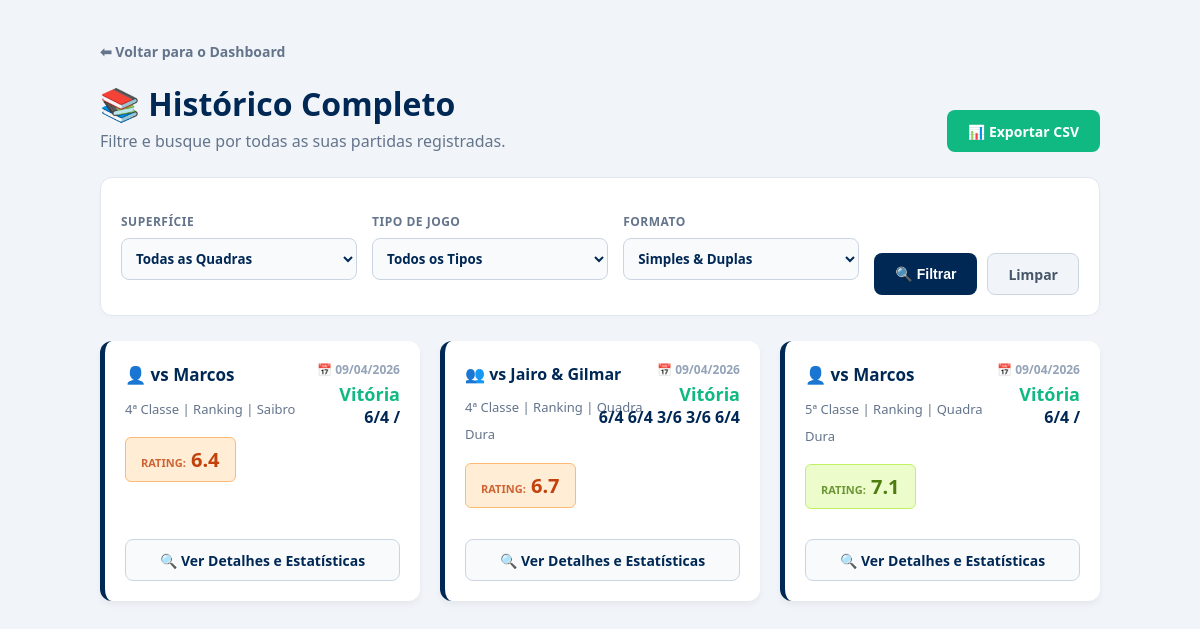
Before: /history with the older database file.
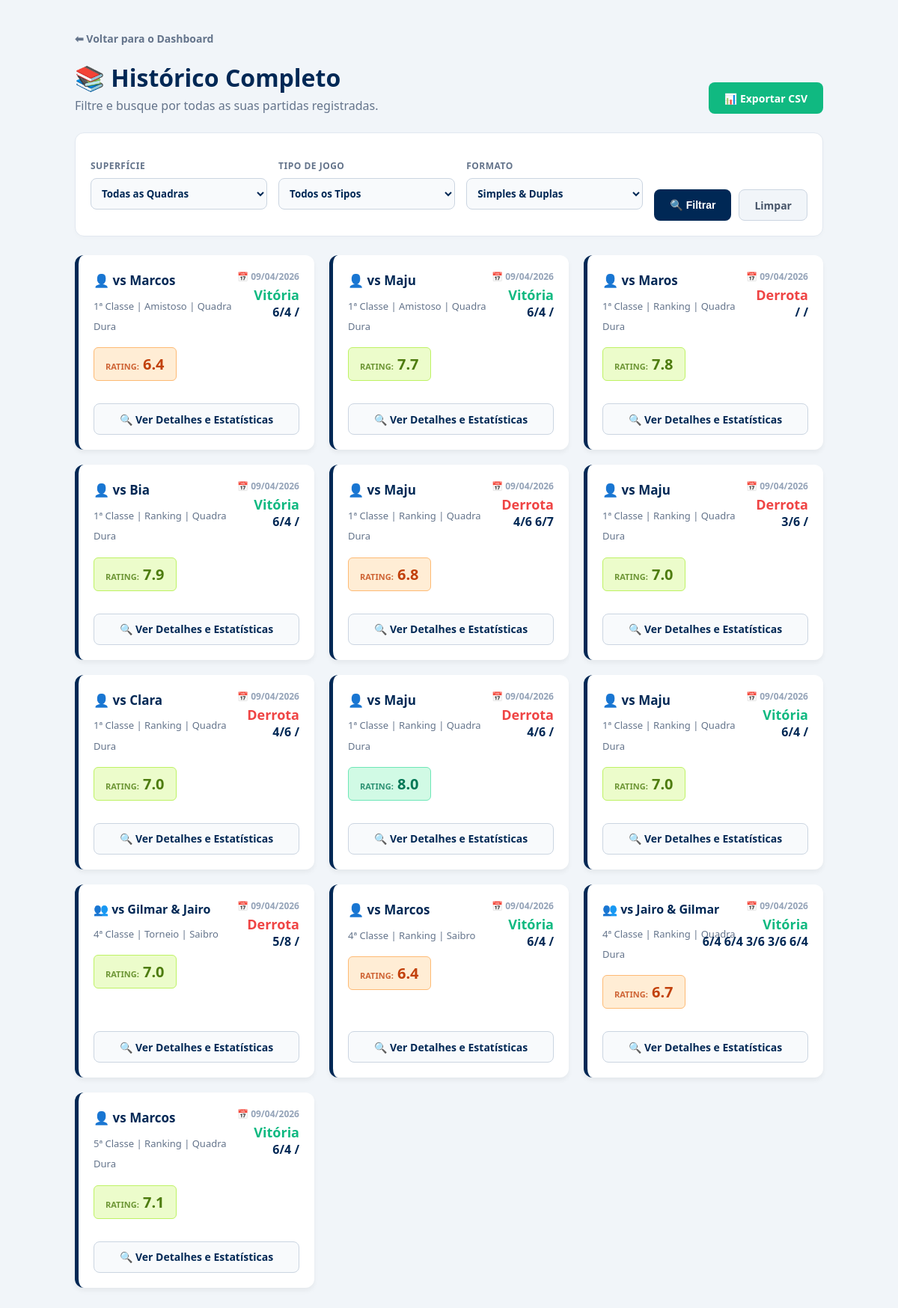
After: the same page with the newer database file.
### tables this page shows
CREATE TABLE matches (
        id INTEGER PRIMARY KEY AUTOINCREMENT,
        opponent TEXT,
        categoria TEXT,
        match_type TEXT, 
        surface TEXT,
        result TEXT,
        score TEXT,
        match_format TEXT,
        partner TEXT,
        opp_partner TEXT,
        forehand INTEGER,
        backhand INTEGER,
        serve INTEGER,
        first_serve INTEGER,
        second_serve INTEGER,
        double_faults INTEGER,
        return_serve INTEGER,
        slice INTEGER,
        volley INTEGER,
        smash INTEGER,
        dropshot INTEGER,
        footwork INTEGER,
        strategy INTEGER,
        winners INTEGER,
        unforced_errors INTEGER,
        performance_rating REAL,
        notes TEXT,
        match_date TEXT /* NOVA COLUNA: ÍNDICE 27 */
    , game_format TEXT DEFAULT 'Padrão');

### app.py (the view)
@app.route("/history")
def history():
    conn = sqlite3.connect("database.db")
    c = conn.cursor()
    f_surface = request.args.get("surface", "")
    f_type = request.args.get("match_type", "")
    f_format = request.args.get("match_format", "")
    query = "SELECT * FROM matches WHERE 1=1"
    params = []
    if f_surface:
        query += " AND surface = ?"
        params.append(f_surface)
    if f_type:
        query += " AND match_type = ?"
        params.append(f_type)
    if f_format:
        query += " AND match_format = ?"
        params.append(f_format)
    query += " ORDER BY match_date DESC, id DESC"
    c.execute(query, params)
    matches = c.fetchall()
    conn.close()
    filters = {
        "surface": f_surface,
        "match_type": f_type,
        "match_format": f_format
    }
    return render_template("history.html", matches=matches, filters=filters)

### templates/history.html (shortened to what this page needs)
<!DOCTYPE html>
<html lang="pt-BR">
<head>
    <link rel="stylesheet" href="{{ url_for('static', filename='style.css') }}">
</head>
<body>
    <div class="container" style="max-width: 1000px; margin: 0 auto; padding: 20px;">
        <div style="margin-bottom: 20px;">
            <a href="/" style="color: var(--text-slate); text-decoration: none; font-weight: bold; font-size: 14px;">⬅ Voltar para o Dashboard</a>
        </div>
        <div style="display: flex; justify-content: space-between; align-items: flex-end; margin-bottom: 25px;">
            <div>
                <h1 style="margin: 0 0 5px 0; color: var(--atp-blue);">📚 Histórico Completo</h1>
                <p style="color: var(--text-slate); margin: 0;">Filtre e busque por todas as suas partidas registradas.</p>
            </div>
            <a href="/export" class="btn-main filter-btn" style="background: #10b981;">📊 Exportar CSV</a>
        </div>
        <form method="GET" action="/history" class="filter-bar">
            <div class="filter-group">
                <label class="filter-label">Superfície</label>
                <select name="surface" class="filter-select">
                    <option value="">Todas as Quadras</option>
                </select>
            </div>
            <div class="filter-group">
                <label class="filter-label">Tipo de Jogo</label>
                <select name="match_type" class="filter-select">
                    <option value="">Todos os Tipos</option>
                </select>
            </div>
            <div class="filter-group">
                <label class="filter-label">Formato</label>
                <select name="match_format" class="filter-select">
                    <option value="">Simples & Duplas</option>
                </select>
            </div>
            <div style="display: flex; gap: 10px;">
                <button type="submit" class="btn-main filter-btn">🔍 Filtrar</button>
                <a href="/history" class="btn-main filter-btn" style="background: #f1f5f9; color: #475569; border: 1px solid #cbd5e1;">Limpar</a>
            </div>
        </form>
        <div class="grid-cards">
        {% for match in matches %}
            <div class="match-card">
                <div>
                    <div style="position: absolute; top: 20px; right: 20px; text-align: right;">
                        <div style="font-size: 12px; color: #94a3b8; font-weight: bold; text-transform: uppercase; margin-bottom: 4px;">
                            📅 {{ match[27][8:10] }}/{{ match[27][5:7] }}/{{ match[27][0:4] }}
                        </div>
                        <span class="{% if match[5] == 'Vitória' %}badge-vitoria{% else %}badge-derrota{% endif %}">{{ match[5] }}</span><br>
                        <span style="color: var(--atp-blue); font-size: 16px; font-weight: 800;">{{ match[6] }}</span>
                    </div>
                    <div style="line-height: 1.7; padding-right: 90px;">
                            {% if match[7] == 'Duplas' %}
                             <strong style="color: var(--atp-blue); font-size: 16px; display: block; margin-bottom: 5px;">👥 vs {{ match[1] }} & {{ match[9] }}</strong>
                             {% else %}
                             <strong style="color: var(--atp-blue); font-size: 17px; display: block; margin-bottom: 5px;">👤 vs {{ match[1] }}</strong>
                             {% endif %}
                            <span style="color: var(--text-slate); font-size: 13px;">{{ match[2] }} | {{ match[3] }} | {{ match[4] }}</span>
                    </div>
                    {% set perf = match[25] %}
                    {% if perf >= 9.0 %}{% set pc, pb, pt = '#0e7490', '#cffafe', '#67e8f9' %}
                    {% elif perf >= 8.0 %}{% set pc, pb, pt = '#047857', '#d1fae5', '#6ee7b7' %}
                    {% elif perf >= 7.0 %}{% set pc, pb, pt = '#4d7c0f', '#ecfccb', '#bef264' %}
                    {% elif perf >= 6.0 %}{% set pc, pb, pt = '#c2410c', '#ffedd5', '#fdba74' %}
                    {% else %}{% set pc, pb, pt = '#b91c1c', '#fee2e2', '#fca5a5' %}{% endif %}
                    <div class="perf-badge" style="background: {{ pb }}; color: {{ pc }}; border-color: {{ pt }};">
                        <span style="font-size: 11px; text-transform: uppercase; opacity: 0.8;">Rating:</span> {{ "%.1f"|format(perf) }}
                    </div>
                </div>
                <a href="/match/{{ match[0] }}" class="btn-main" style="width: 100%; background: #f8fafc; color: var(--atp-blue); border: 1px solid #cbd5e1; text-align: center; text-decoration: none; display: flex; align-items: center; justify-content: center; box-sizing: border-box; margin-top: 15px;">
                    🔍 Ver Detalhes e Estatísticas
                </a>
            </div>
        {% endfor %}
        </div>
    </div>
</body>
</html>

### static/style.css (style rules this page uses)
:root { --bg-fundo: #F5F7FA; --bg-card: #FFFFFF; --texto-escuro: #333333; --texto-claro: #666666; --verde-tenis: #8BC34A; --azul-piscina: #26A69A; --borda: #E0E0E0; }
body { font-family: 'Segoe UI', Tahoma, Geneva, Verdana, sans-serif; background-color: var(--bg-fundo); color: var(--texto-escuro); margin: 0; padding: 20px; }
.container { max-width: 900px; margin: 0 auto; }
h1, h2, h3 { color: var(--texto-escuro); }
form { background-color: var(--bg-card); padding: 25px; border-radius: 8px; box-shadow: 0 2px 10px rgba(0,0,0,0.05); border-top: 4px solid var(--azul-piscina); }
label { font-weight: bold; color: var(--texto-escuro); margin-top: 15px; display: block; }
input[type="text"], select, textarea { width: 100%; padding: 10px; margin: 8px 0 15px 0; border: 1px solid var(--borda); border-radius: 4px; box-sizing: border-box; font-family: inherit; }

### templates/history.html (style rules this page uses)
:root { --atp-blue: #002855; --tennis-green: #d1ff00; --text-slate: #64748b; }
body { font-family: 'Segoe UI', Tahoma, sans-serif; background-color: #f1f5f9; padding-bottom: 40px; }
.grid-cards { display: grid; grid-template-columns: repeat(auto-fill, minmax(300px, 1fr)); gap: 20px; }
.match-card { background: white; padding: 20px; border-radius: 12px; border-left: 5px solid var(--atp-blue); box-shadow: 0 4px 6px rgba(0,0,0,0.05); position: relative; transition: all 0.2s ease; display: flex; flex-direction: column; justify-content: space-between; }
.badge-vitoria { color: #10b981; font-weight: bold; font-size: 18px; }
.badge-derrota { color: #ef4444; font-weight: bold; font-size: 18px; }
.perf-badge { display: inline-block; padding: 8px 15px; border-radius: 6px; font-size: 20px; font-weight: 900; margin-top: 15px; margin-bottom: 15px; border: 1px solid transparent; }
.btn-main { background: var(--atp-blue); color: white; text-decoration: none; border-radius: 8px; font-weight: bold; display: inline-flex; align-items: center; justify-content: center; transition: opacity 0.2s; border: none; cursor: pointer; font-size: 14px; height: 42px; padding: 0 20px; }
.filter-bar { background: white; padding: 20px; border-radius: 12px; border: 1px solid #e2e8f0; margin-bottom: 25px; box-shadow: 0 2px 6px rgba(0,0,0,0.02); display: flex; gap: 15px; flex-wrap: wrap; align-items: flex-end; }
.filter-group { flex: 1; min-width: 160px; }
.filter-label { font-size: 12px; font-weight: bold; color: var(--text-slate); margin-bottom: 6px; display: block; text-transform: uppercase; letter-spacing: 0.5px; }
.filter-select { width: 100%; height: 42px; display: block; padding: 0 10px; border-radius: 8px; border: 1px solid #cbd5e1; outline: none; background-color: #f8fafc; color: var(--atp-blue); font-weight: 600; box-sizing: border-box; font-family: inherit; }
.filter-btn { height: 42px; padding: 0 20px; box-sizing: border-box; margin: 0; border: 1px solid transparent; }

Changed rows visible on the page:
added matches: match_date "09", match_date "04", match_date "2026", result "Vitória", score "6/4 /", opponent "Marcos", categoria "1ª Classe", match_type "Amistoso", surface "Quadra Dura", performance_rating "6.4"
added matches: match_date "09", match_date "04", match_date "2026", result "Vitória", score "6/4 /", opponent "Maju", categoria "1ª Classe", match_type "Amistoso", surface "Quadra Dura", performance_rating "7.7"
added matches: match_date "09", match_date "04", match_date "2026", result "Derrota", score "/ /", opponent "Maros", categoria "1ª Classe", match_type "Ranking", surface "Quadra Dura", performance_rating "7.8"
added matches: match_date "09", match_date "04", match_date "2026", result "Vitória", score "6/4 /", opponent "Bia", categoria "1ª Classe", match_type "Ranking", surface "Quadra Dura", performance_rating "7.9", {{ match[0] }} 10 (drawn)
added matches: match_date "09", match_date "04", match_date "2026", result "Derrota", score "4/6 6/7", opponent "Maju", categoria "1ª Classe", match_type "Ranking", surface "Quadra Dura", performance_rating "6.8"
added matches: match_date "09", match_date "04", match_date "2026", result "Derrota", score "3/6 /", opponent "Maju", categoria "1ª Classe", match_type "Ranking", surface "Quadra Dura", performance_rating "7.0"
added matches: match_date "09", match_date "04", match_date "2026", result "Derrota", score "4/6 /", opponent "Clara", categoria "1ª Classe", match_type "Ranking", surface "Quadra Dura", performance_rating "7.0"
added matches: match_date "09", match_date "04", match_date "2026", result "Derrota", score "4/6 /", opponent "Maju", categoria "1ª Classe", match_type "Ranking", surface "Quadra Dura", performance_rating "8.0"
added matches: match_date "09", match_date "04", match_date "2026", result "Vitória", score "6/4 /", opponent "Maju", categoria "1ª Classe", match_type "Ranking", surface "Quadra Dura", performance_rating "7.0"
added matches: match_date "09", match_date "04", match_date "2026", result "Derrota", score "5/8 /", opponent "Gilmar", opp_partner "Jairo", categoria "4ª Classe", match_type "Torneio", surface "Saibro", performance_rating "7.0"
